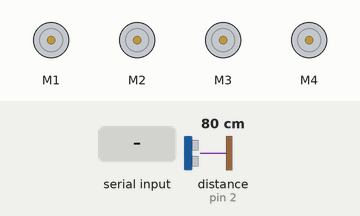
Simulated run of this sketch. Board: Arduino Uno, built with avr-gcc and run on an emulated ATmega328P. On the bench: 4 × DC motor (green arrow = forward, orange = backward, longer = faster). Wiring (inferred from the names in the program): ultrasonic range finder: trigger pin 3; echo pin 2. Inputs (shaded band) come from the test bench; at power-on: distance to the obstacle (sensor on pin 2) 80 cm. The echo pulse lasts 58.3 µs per cm; what the sketch prints to the serial monitor is not drawn.

Above: at 1.2 s.
1.3 s: "1\n" received over Serial
At 2.3 s:
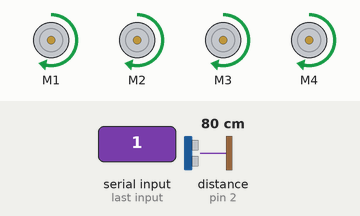
2.8 s: byte 50 ('2') received over Serial
At 3.4 s:
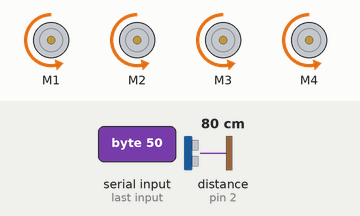
Timing chart, 0 to 5.8 s (numbered marks = the images above; inputs shaded):
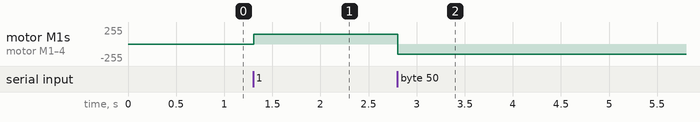

The sketch:

tes_motor.ino
```cpp
#include <AFMotor.h>
#include <SoftwareSerial.h>
SoftwareSerial module_bluetooth(0, 1);

AF_DCMotor motor(1);
AF_DCMotor motor2(2);
AF_DCMotor motor3(3);
AF_DCMotor motor4(4);
char data = 0;

int trig = 3;           // membuat varibel trig yang di set ke-pin 3
int echo = 2;           // membuat variabel echo yang di set ke-pin 2
long durasi, jarak;     // membuat variabel durasi dan jarak

void setup ()
{
  motor.setSpeed(150);
  motor.run(RELEASE);

  motor2.setSpeed(150);
  motor2.run(RELEASE);

  motor3.setSpeed(150);
  motor3.run(RELEASE);

  motor4.setSpeed(150);
  motor4.run(RELEASE);

  pinMode(trig, OUTPUT);    // set pin trig menjadi OUTPUT
  pinMode(echo, INPUT);     // set pin echo menjadi INPUT
  Serial.begin(9600);

}

void loop ()
{
//  motor.run(BACKWARD);
//  motor2.run(BACKWARD);
//  motor3.run(BACKWARD);
//  motor4.run(BACKWARD);
//  motor.run(FORWARD);
//  motor2.run(FORWARD);
//  motor3.run(FORWARD);
//  motor4.run(FORWARD);
  if(Serial.available() > 0)
  {
    data = Serial.read();Serial.print(data);    //Pembacaan dan ditampilkan data yang masuk
    Serial.print("\n");
    //Data yang masuk
    if(data == '1'){
      moveLeft();
//    digitalWrite(13, HIGH);//diberikan waktu tunda 1 detik
    } else if(data == '2'){
      moveRight();
    }
//    else if(data == '0')
//    digitalWrite(13, LOW);
  }

  // program dibawah ini agar trigger memancarakan suara ultrasonic
  digitalWrite(trig, LOW);
  delayMicroseconds(8);
  digitalWrite(trig, HIGH);
  delayMicroseconds(8);
  digitalWrite(trig, LOW);
  delayMicroseconds(8);

  durasi = pulseIn(echo, HIGH); // menerima suara ultrasonic
  jarak = (durasi / 2) / 29.1;  // mengubah durasi menjadi jarak (cm)
  Serial.println(jarak);        // menampilkan jarak pada Serial Monitor

//  motor.run(FORWARD);
//  motor2.run(FORWARD);
//  motor3.run(FORWARD);
//  motor4.run(FORWARD);
}

void moveLeft()
{
  motor.run(FORWARD);
  motor2.run(FORWARD);
  motor3.run(FORWARD);
  motor4.run(FORWARD);
//  delay(5000);
//
//  motor.run(RELEASE);
//  motor2.run(RELEASE);
//  motor3.run(RELEASE);
//  motor4.run(RELEASE);
}

void moveRight()
{
  motor.run(BACKWARD);
  motor2.run(BACKWARD);
  motor3.run(BACKWARD);
  motor4.run(BACKWARD);
//  delay(5000);
//
//  motor.run(RELEASE);
//  motor2.run(RELEASE);
//  motor3.run(RELEASE);
//  motor4.run(RELEASE);
}
```

Measured:
- after the input at 1.3 s, motor M1–4: stopped → forward 150/255 at once
- after the input at 2.8 s, motor M1–4: forward 150/255 → backward 150/255 at once
